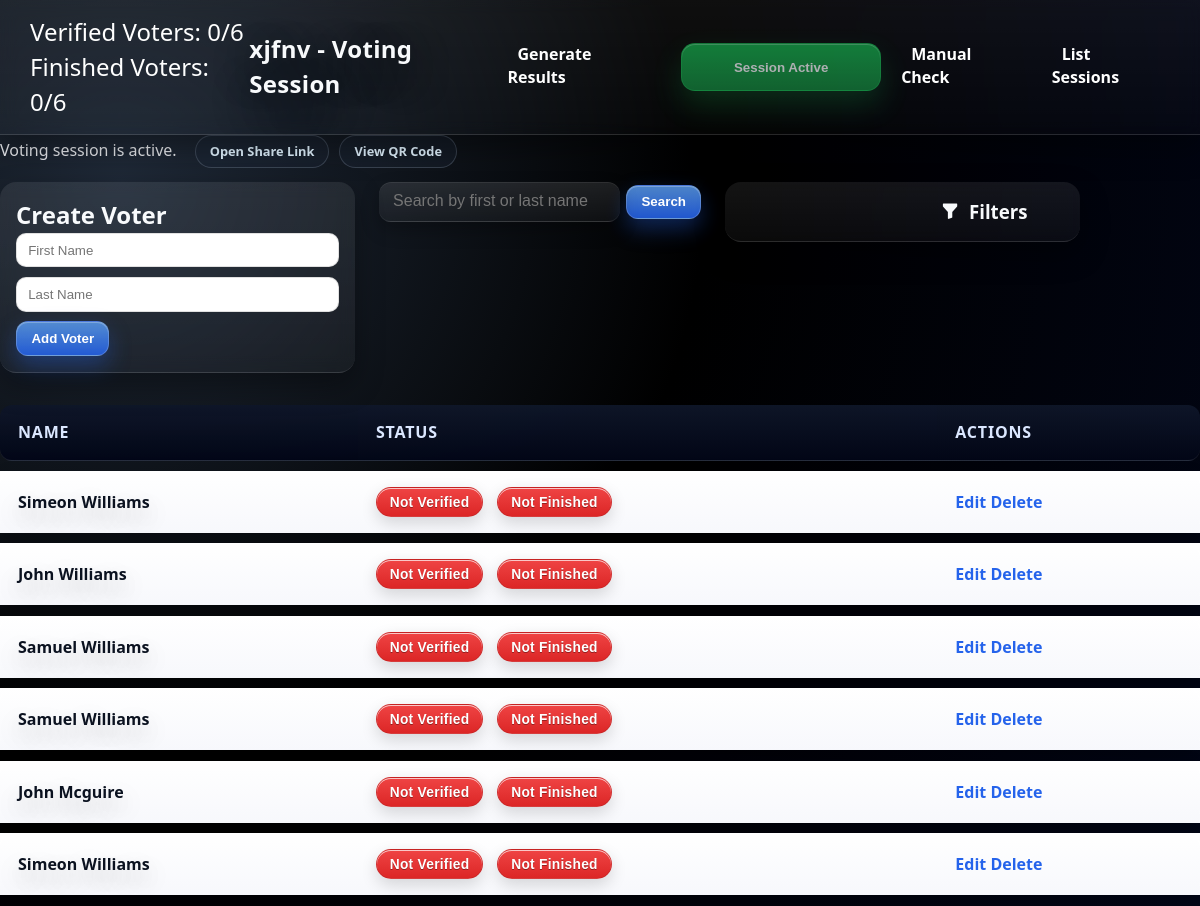
Before: /list/45/ (signed in) with the older database file.
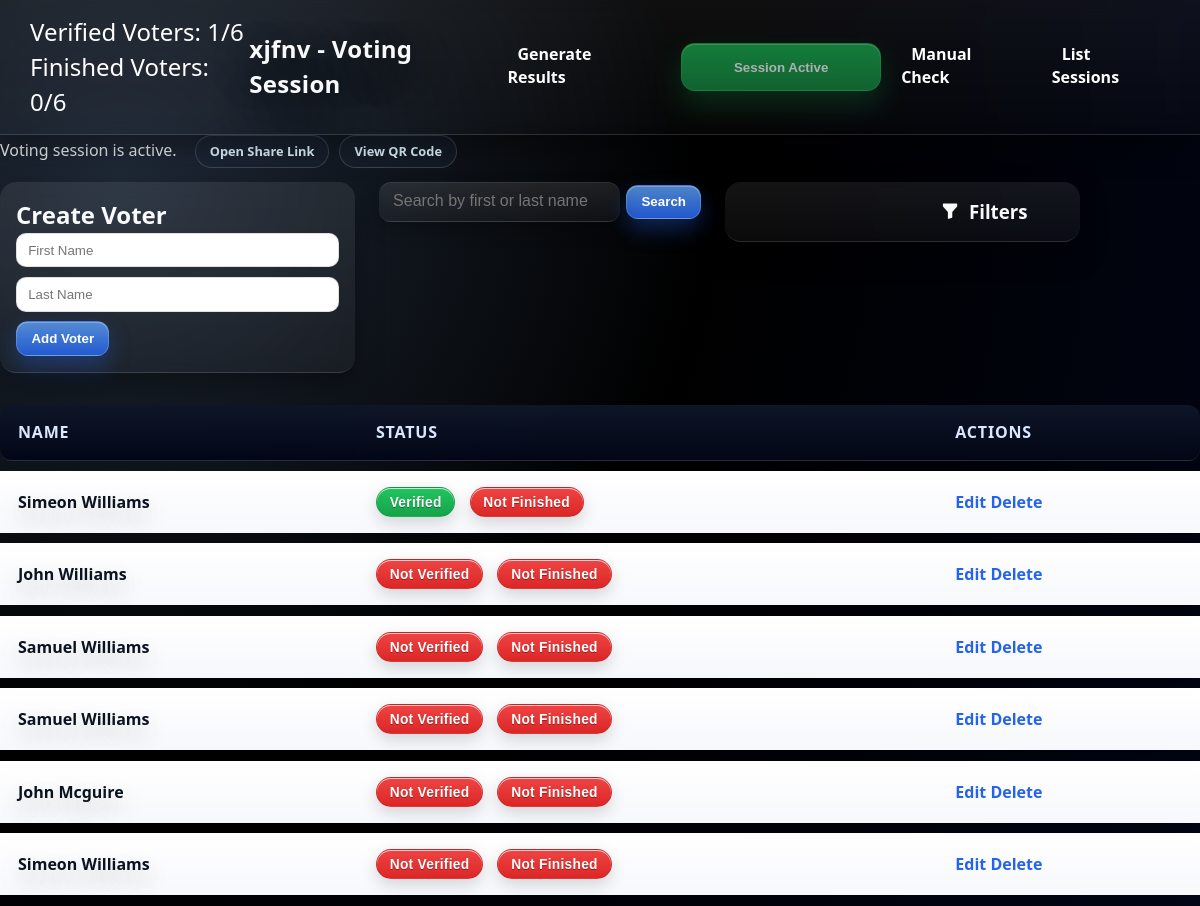
After: the same page with the newer database file.
### voters/models.py (models this page shows, shortened)
class Voter(models.Model):
    voter_id = models.AutoField(primary_key=True)
    session = models.ForeignKey('VotingSession', on_delete=models.CASCADE , related_name='voters')  # Use a string reference
    Fname = models.CharField(max_length=100)
    Lname = models.CharField(max_length=100)
    is_verified = models.BooleanField(default=False)
    has_finished = models.BooleanField(default=False)

### voters/views.py (the view, shortened to what this page needs)
# urls.py: path('list/<int:session_id>/', voters_views.voter_list, name = 'voter_list'),
@login_required
@never_cache
def voter_list(request, session_id=None, session_uuid=None):
    if session_uuid:
        voting_session = get_object_or_404(VotingSession, session_uuid=session_uuid)
    elif session_id:
        voting_session = get_object_or_404(VotingSession, session_id=session_id)
    else:
        raise Http404("Session identifier not provided.")
    print("Voting session:", voting_session)
    print("Unique URL:", voting_session.unique_url)
    voters = voting_session.voters.all()  # Retrieve all voters for the session
    verified_voters_count = voters.filter(is_verified=True).count()
    finished_voters_count = voters.filter(has_finished=True).count()
    total_voters_count = voters.count()
    is_active = voting_session.is_active
    extracted_uuid = str(voting_session.session_uuid)
    print(extracted_uuid)
    if request.method == "GET":
        search_query = request.GET.get('search', '').strip()  # Get and strip the search query
        filter_state = request.GET.get('filter', 'all')
        if filter_state == 'verified':
            voters = voters.filter(is_verified=True)
        elif filter_state == 'not_verified':
            voters = voters.filter(is_verified=False)
        elif filter_state == 'verified_finished':
            voters = voters.filter(is_verified=True, has_finished=True)
        elif filter_state == 'all':
            pass  # No additional filtering, show all voters
        return render(
            request,
            'voters/voter_list.html',
            {
                'form': VoterForm(),
                'voters': voters,
                'verified_voters_count': verified_voters_count,
                'finished_voters_count': finished_voters_count,
                'total_voters_count': total_voters_count,
                'voting_session': voting_session,
                'session_uuid': extracted_uuid,  # Pass the extracted UUID
                'session_id': session_id,
                'is_active': is_active,
                'csrf_token_value': get_token(request),
            },
        )

### voters/forms.py (shortened to what this page needs)
class VoterForm(forms.ModelForm):
    class Meta:
        model = Voter
        fields = ['Fname', 'Lname']
        labels = {'Fname': '', 'Lname': ''}
        widgets = {
            'Fname': forms.TextInput(attrs={'placeholder': 'First Name', 'aria-label': 'First Name'}),
            'Lname': forms.TextInput(attrs={'placeholder': 'Last Name', 'aria-label': 'Last Name'}),
        }

### voters/models.py (called while the page is built)
    def get_uuid(self):
        return str(self.session_uuid)

    def __str__(self):
        return self.title

### voters/templates/voters/voter_list.html (shortened to what the changed rows need)
<!DOCTYPE html>
<html lang="en">
<head>
    {% load static %}
    <link href="{% static 'style.css' %}?v={% now 'U' %}" rel="stylesheet" />
    <link href="https://cdn.jsdelivr.net/npm/bootstrap-icons/font/bootstrap-icons.css" rel="stylesheet">
</head>
<nav class="voting_session-navbar">
    <div class="voting_session-navbar-content">
        <div class="final-navbar">
            <div>
                <p>Verified Voters: {{ verified_voters_count }}/{{ total_voters_count }}</p>
                <p>Finished Voters: {{ finished_voters_count }}/{{ total_voters_count }}</p>
            </div>
        </div>
        <h1 style="align-items: center;" class="voting_session-navbar-title">{{ voting_session.title }} - Voting Session</h1>
    </div>
</nav>
<body>
    <div class="voter-management-container">
            <div class="voter-form-column">
                <h2>Create Voter</h2>
            </div>
        </div>
        <table class="voter-table">
            <thead>
                <tr>
                    <th>Name</th>
                    <th>Status</th>
                    <th>Actions</th>
                </tr>
            </thead>
            <tbody id="voter-list">
                {% for voter in voters %}
                <tr id="voter-{{ voter.voter_id }}" class="voter-row" data-status="{% if voter.is_verified %}verified{% else %}not_verified{% endif %}">
                    <td style="font-weight: bold;">{{ voter.Fname }} {{ voter.Lname }}</td>
                    <td class="voter-status-cell">
                        <div class="voter-status">
                        {% if voter.is_verified %}
                            <button type="button"  class = "status-verified">Verified</button>
                            {% if voter.has_finished %}
                                <button type="button"  class = "status-verified"> Finished </button>
                            {% else %}
                                <button type="button" class= "status-not-verified" > Not Finished</button>
                            {% endif %}
                        {% else %}
                            <button type="button" class= "status-not-verified" > Not Verified </button>
                            <button type="button" class= "status-not-verified" > Not Finished</button>
                        {% endif %}
                        </div>
                    </td>
                    <td>
                        <a href="{% url 'edit_voter' voter.voter_id %}">Edit</a>
                        <a href="{% url 'delete_voter' voter.voter_id %}" onclick="return confirm('Are you sure?')">Delete</a>
                    </td>
                </tr>
                {% endfor %}
            </tbody>
        </table>
</body>
</html>

Changed rows visible on the page:
changed Voter (number 1 of 6 on the later page): is_verified "Not Verified" → "Verified"
Other visible differences:
{{ verified_voters_count }}: "0" → "1"
